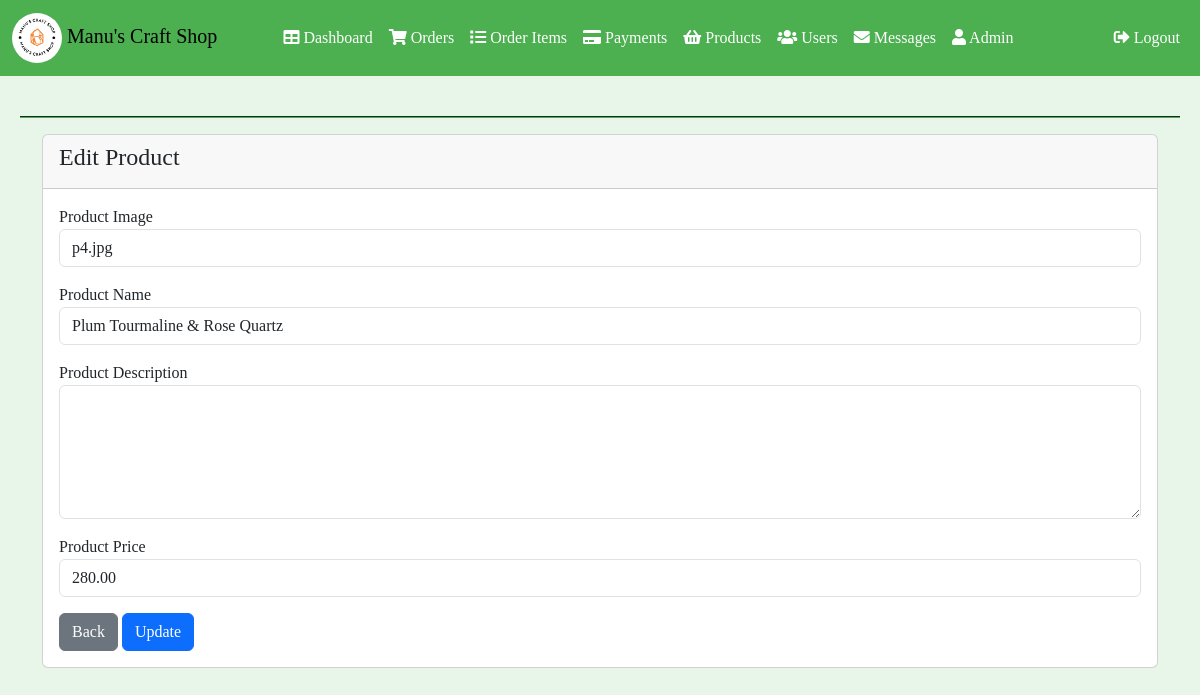
/admin/edit_product.php?product_id=4 (signed in), run on the app's committed database.
### tables this page shows
CREATE TABLE `products` (
  `product_id` int(11) NOT NULL,
  `product_name` varchar(100) NOT NULL,
  `product_description` varchar(255) NOT NULL,
  `product_image` varchar(255) NOT NULL,
  `product_price` decimal(6,2) NOT NULL
);

### admin/edit_product.php (the view, shortened to what this page needs)
<?php
include '../server/connection.php';
if(isset($_GET['product_id'])){
    $product_id = $_GET['product_id'];
    $result = $conn->prepare("SELECT * FROM products WHERE product_id = ?");
    $result->bind_param('i', $product_id);
    $result->execute();
    $products = $result->get_result();
}
else{
    header('Location: products.php');
    exit();
}
?>
<?php include('header.php') ?>
<section>
    <div class="container">
        <div class="row">
            <div class="col-sm-12">
                <div class="card">
                    <div class="card-header">
                        <h4>Edit Product</h4>
                    </div>
                    <div class="card-body">
                        <form action="edit_product.php?product_id=<?php echo $product_id; ?>" method="post">
                            <?php foreach($products as $row ) { ?>
                                <div class="form-group mb-3">
                                    <label for="product_image">Product Image</label>
                                    <input type="text" class="form-control" id="product_image" value="<?php echo $row['product_image']; ?>" name="product_image" required>
                                </div>
                                <div class="form-group mb-3">
                                    <label for="product_name">Product Name</label>
                                    <input type="text" class="form-control" id="product_name" value="<?php echo $row['product_name']; ?>" name="product_name" >
                                </div>
                                <div class="form-group mb-3">
                                    <label for="product_description">Product Description</label>
                                    <textarea class="form-control" cols="30" rows="5"  id="product_description" name="product_description" ><?php echo $row['product_description']; ?></textarea>
                                </div>
                                <div class="form-group mb-3">
                                    <label for="product_price">Product Price</label>
                                    <input type="number" step="0.01" min="0" class="form-control" id="product_price" value="<?php echo $row['product_price']; ?>" name="product_price" >
                                </div>
                                <div class="form-group">
                                    <a href="products.php" class="btn btn-secondary">Back</a>
                                    <input type="submit" class="btn btn-primary" name="update" value="Update">
                                </div>
                            <?php } ?>
                        </form>
                    </div>
                </div>
            </div>
        </div>
    </div>
</section>
<?php include('footer.php') ?>

### admin/header.php (style rules this page uses)
* { margin: 0; padding: 0; box-sizing: border-box; font-family: 'Poppins, San Serif'; }
body { display: flex; height: 100vh; flex-direction: column; }

### data on the page
products: product_image "p4.jpg", product_name "Plum Tourmaline & Rose Quartz", product_price "280.00"
